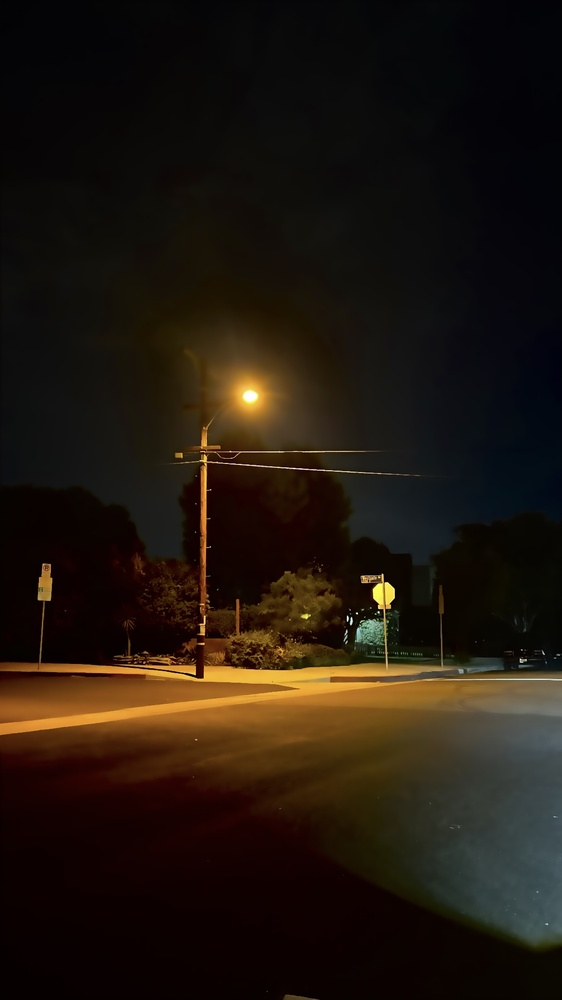
#> input picture light.jpg, 562 x 1000 px, shrunk from 1170 x 2080 before the run, given in place of the camera
$ python task4-1.py
#> lines starting #> are read from the running program, lines starting #| are printed output that depends on the picture; after the words box and inside, x2 and y2 are one past the last pixel; in counts of white or black regions, pixels touching at a corner belong together
# References:
# BGR and HSV conversion: https://docs.opencv.org/4.x/df/d9d/tutorial_py_colorspaces.html
# Video display: https://docs.opencv.org/3.0-beta/doc/py_tutorials/py_gui/py_video_display/py_video_display.html

import cv2 as cv
import numpy as np

cap = cv.VideoCapture(0)

fourcc = cv.VideoWriter_fourcc(*'DIVX')
# out = cv.VideoWriter('task4-out.avi', fourcc, 20.0, (640,480))

while(cap.isOpened()):
    ret, frame = cap.read()
#> frame is the input picture: shape (1000, 562, 3); mean B, G, R 14.3, 23.1, 32.7
    if ret == True:
        # with RGB values
        bgr = cv.cvtColor(frame, cv.COLOR_RGB2BGR)
        lower_black = np.array([0,0,0])
        upper_black = np.array([55,55,55])
        mask = cv.inRange(bgr, lower_black, upper_black)
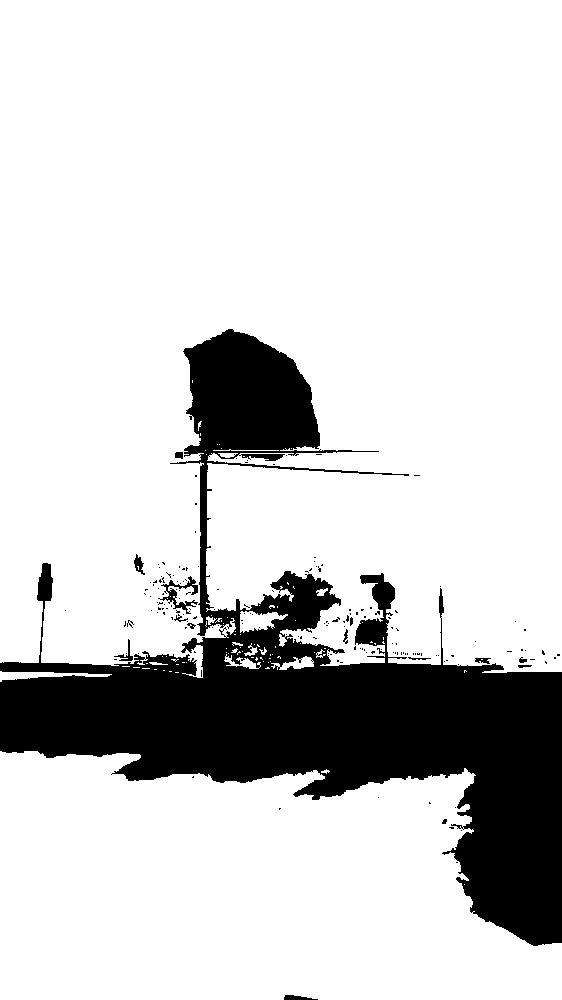
#> mask: shape (1000, 562); 82% white; 171 black regions (156 under 20 px), largest, box (x1, y1, x2, y2) and area: (0, 329, 562, 946) 99703, (158, 576, 198, 614) 415, (134, 554, 145, 575) 111
        res = cv.bitwise_and(frame,frame, mask= mask)
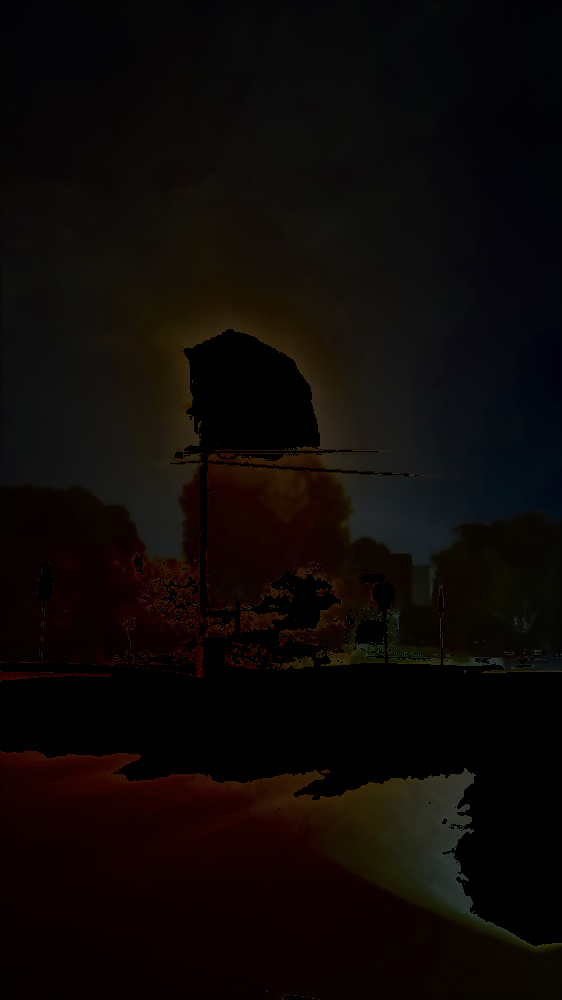
#> res: shape (1000, 562, 3); mean B, G, R 6.8, 8.9, 13.7

        # [6 lines of commented-out code are left out]

        cv.imshow('frame', frame)
        cv.imshow('mask', mask)
        # out.write(res)
        cv.imshow('res', res)
        if cv.waitKey(1) & 0xFF == ord('q'):
#> (key q is pressed here)
            break

    else:
        break

cap.release()
#> (the run stopped early here; a loop or call above may not have finished)

$ run again, on week 2 ss.png
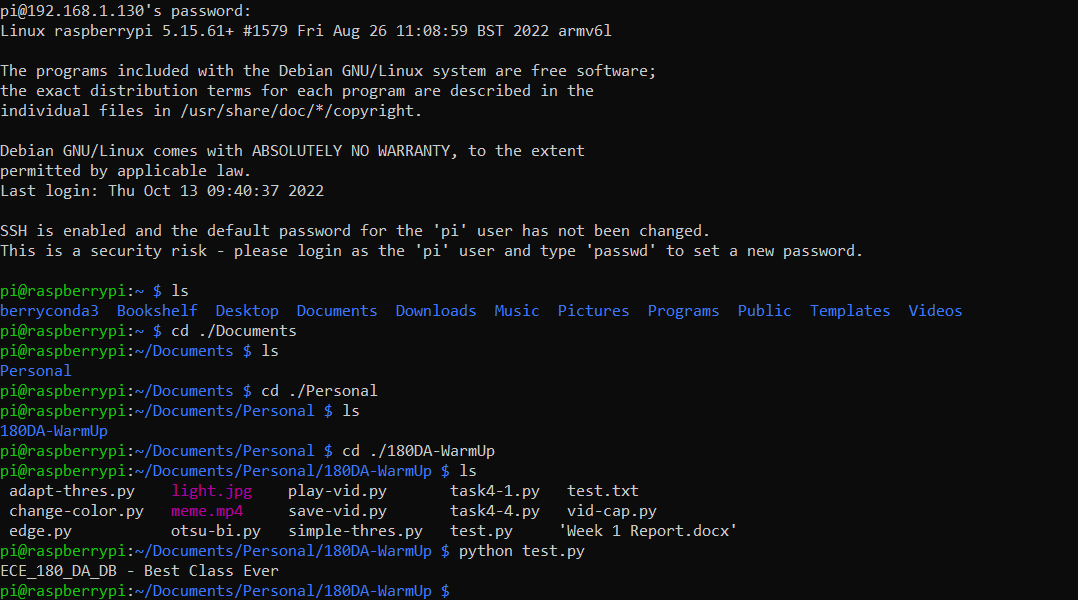
#> input picture week 2 ss.png, 1078 x 600 px, given in place of the camera
#> frame is the input picture: shape (600, 1078, 3); mean B, G, R 20.9, 20.2, 18.6
#> `mask = cv.inRange(bgr, lower_black, upper_black)`:
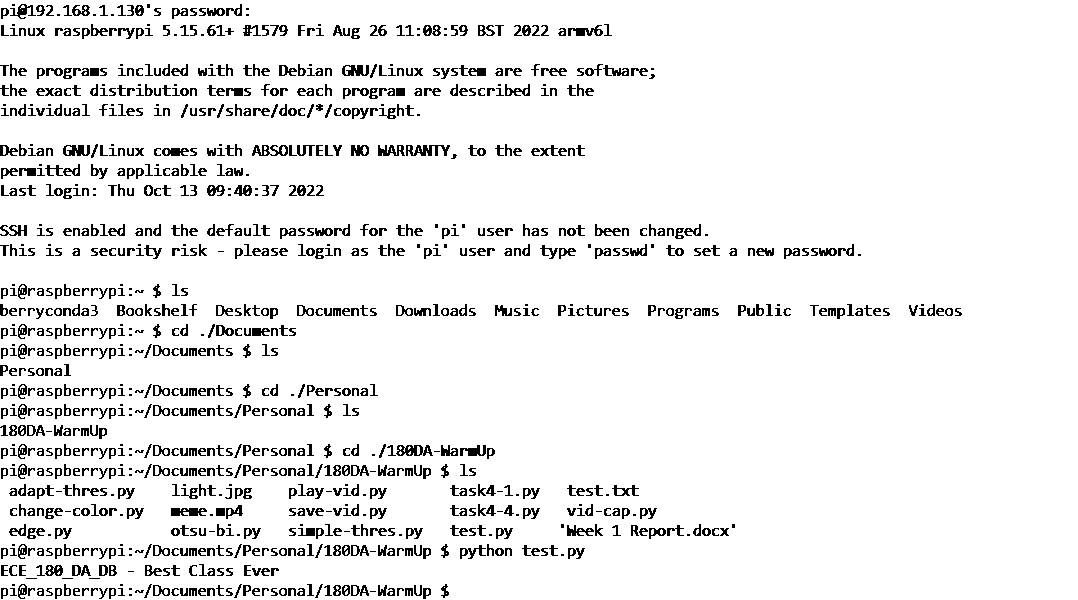
#> mask: shape (600, 1078); 92.9% white; black in thin lines or dots, all inside (x1, y1, x2, y2) = (0, 4, 962, 599)
#> `res = cv.bitwise_and(frame,frame, mask= mask)`:
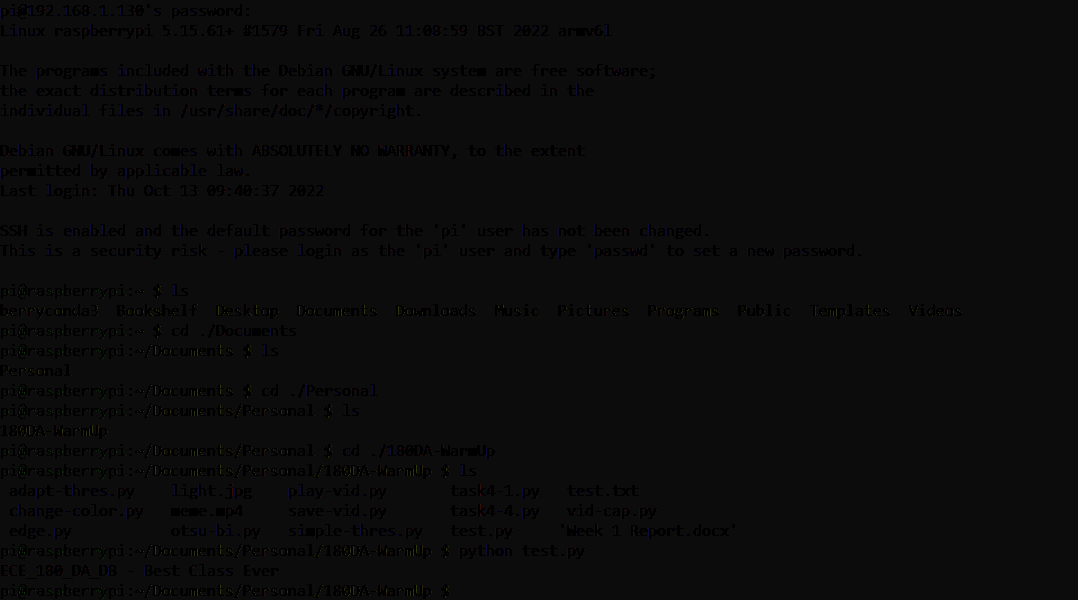
#> res: shape (600, 1078, 3); mean B, G, R 11.3, 11.3, 11.3
